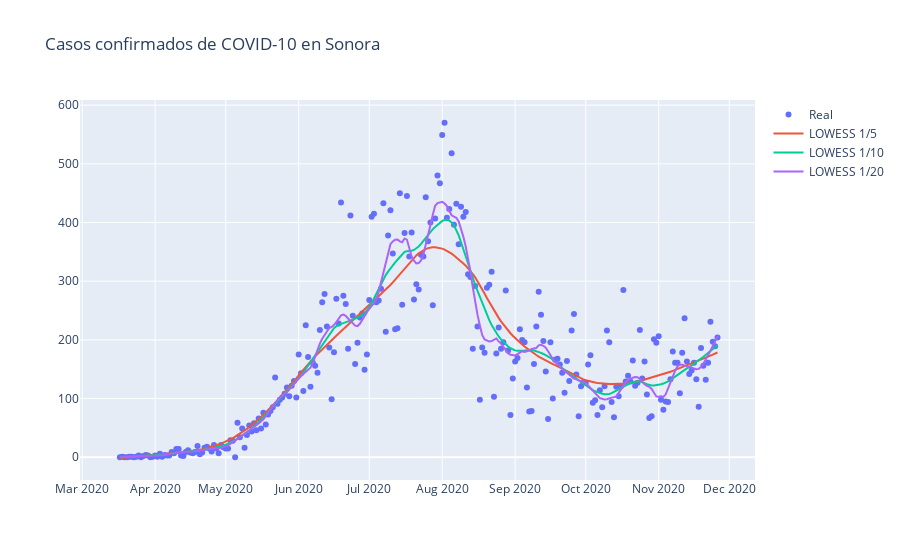

Notebook source saved alongside this figure:
### Markdown cell above
### LOWESS

### Code cell
lowess = sm.nonparametric.lowess

l1 = lowess(confirmados.CASOS, confirmados.index, frac=1/5)
l2 = lowess(confirmados.CASOS, confirmados.index, frac=1/10)
l3 = lowess(confirmados.CASOS, confirmados.index, frac=1/20)

fig = go.Figure(
).add_scatter(
    x=confirmados.index,
    y=confirmados["CASOS"],
    mode='markers',
    name="Real"
).add_scatter(
    x=confirmados.index[1:],
    y=l1[:,1],
    hovertemplate="%{y:.1f}",
    name="LOWESS 1/5"
).add_scatter(
    x=confirmados.index[1:],    
    y=l2[:,1],
    hovertemplate="%{y:.1f}",
    name="LOWESS 1/10"
).add_scatter(
    x=confirmados.index[1:],
    y=l3[:,1],
    hovertemplate="%{y:.1f}",
    name="LOWESS 1/20"
).update_layout(
    title='Casos confirmados de COVID-10 en Sonora',
    hovermode="x"
).show()

### Figure 1 — Plotly figure (JSON) as saved in the notebook; plotly's stock layout.template omitted (floating-point values rounded to 4 significant figures; data arrays with more than 128 entries replaced by an {"elided": "..."} marker saying what was removed)
{"data": [{"mode": "markers", "name": "Real", "type": "scatter", "x": {"elided": "256 str values"}, "y": {"elided": "256 int values"}}, {"hovertemplate": "%{y:.1f}", "name": "LOWESS 1/5", "type": "scatter", "x": {"elided": "255 str values"}, "y": {"elided": "255 float values"}}, {"hovertemplate": "%{y:.1f}", "name": "LOWESS 1/10", "type": "scatter", "x": {"elided": "255 str values"}, "y": {"elided": "255 float values"}}, {"hovertemplate": "%{y:.1f}", "name": "LOWESS 1/20", "type": "scatter", "x": {"elided": "255 str values"}, "y": {"elided": "255 float values"}}], "layout": {"hovermode": "x", "title": {"text": "Casos confirmados de COVID-10 en Sonora"}}}
